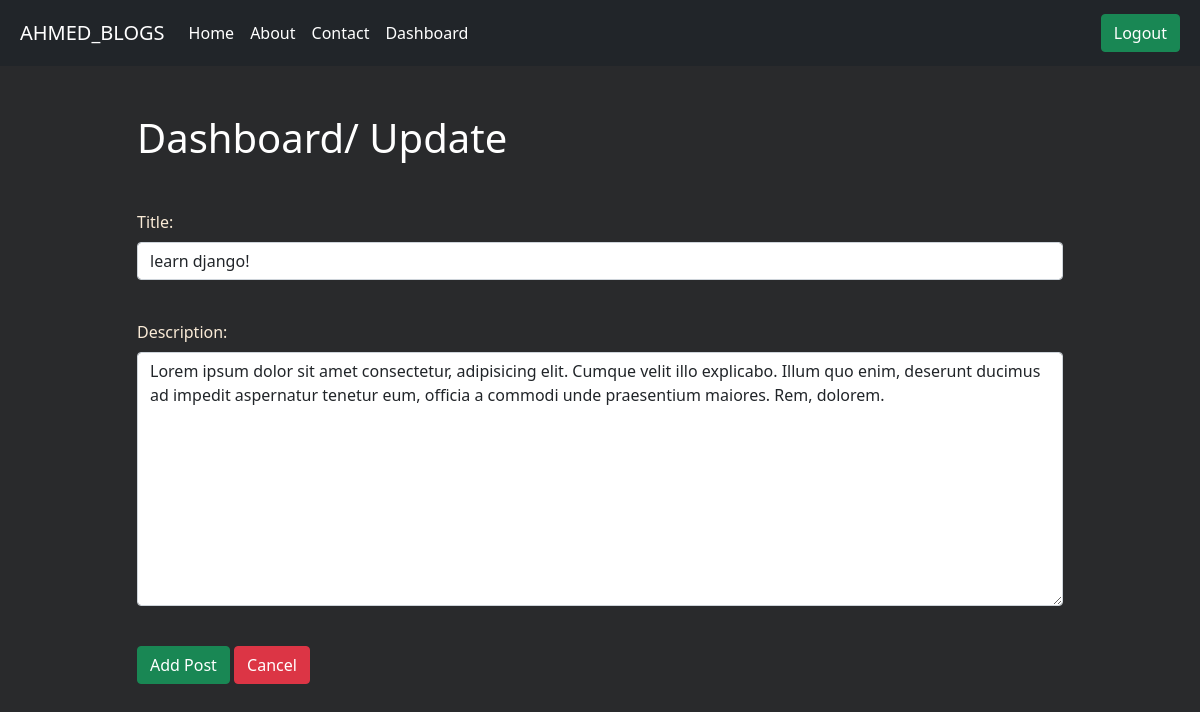
Screenshot of /updatepost/20/ (signed in) with the database file from the repository.
### app1/models.py (models this page shows)
class blogs(models.Model):
    usernamee = models.CharField(max_length=250)
    title = models.CharField(max_length=500,)
    description = models.CharField(max_length=1000)

### app1/views.py (the view)
# urls.py: path("updatepost/<int:id>/", views.update_post, name='updatepost'),
def update_post(request, id):
    if request.user.is_authenticated:
        if request.method == 'POST':
            obj = blogs.objects.get(pk=id)
            obj.title = request.POST['title']
            obj.description = request.POST['description']
            obj.save()
            return HttpResponseRedirect('/dashboard/')
        obj = blogs.objects.get(pk=id)
        fm = blogs_form(instance=obj)
        return render(request, 'app1/updatepost.html',{'form':fm})
    else:
        return HttpResponseRedirect('/login/')

### app1/forms.py
class blogs_form(forms.ModelForm):
    title = forms.CharField(max_length=500,widget=forms.TextInput(attrs={'class':'form-control','placeholder':'title'}),label=("Title"),required=True)
    description = forms.CharField(max_length=1000,widget=forms.Textarea(attrs={'class':'form-control','placeholder':'description'}),label=("Description"),required=True)
    class Meta:
        model = blogs
        fields = ('title', 'description')

### app1/templates/app1/updatepost.html (shortened to what this page needs)
{% extends "app1/base.html" %}
{% load static %}
{% block content %}
<div class="col-sm-10 container">
    <h1 class="text-white my-5">Dashboard/ Update</h1>
    <form class="row g-3" action="" method="post">
        {% for fm in form %}
            <div class="col-md-12">
                <label class="form-label" for={{ field.auto_id }}>{{ fm.label_tag }}</label>
                {{fm}} {{fm.errors|striptags}} <br>
            </div>
        {% endfor %}
        <div class="col-12">
            <button type="submit" class="btn btn-success">Add Post</button>
            <a href="{% url 'dashboard' %}" class="btn btn-danger">Cancel</a>
        </div>
    </form>
    <br>
    <br>
    <br>
</div>
{% endblock content %}

### app1/static/app1/css/style.css (style rules this page uses)
body { background-color: rgb(41, 42, 44); color: antiquewhite; }

### rows the page displays
blogs: form "learn django!" "Lorem ipsum dolor sit amet consectetur, adipisicing elit. Cumque velit illo explicabo. Illum quo enim, deserunt ducimus ad impedit aspernatur tenetur eum, officia a commodi unde praesentium maiores. Rem, dolorem."

### other values shown
{{ fm.label_tag }} "Title:" "Description:"
